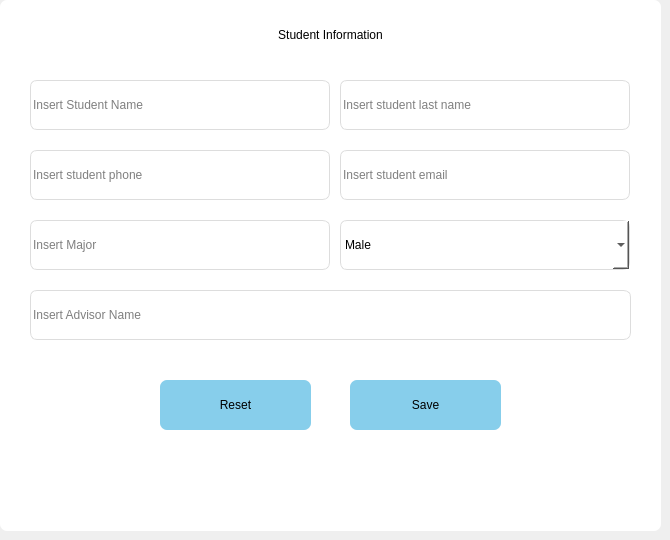
      <widget class="QWidget" name="addStudent">
       <property name="styleSheet">
        <string notr="true"/>
       </property>
       <widget class="QGroupBox" name="addStudentContainer">
        <property name="geometry">
         <rect>
          <x>0</x>
          <y>0</y>
          <width>661</width>
          <height>531</height>
         </rect>
        </property>
        <property name="styleSheet">
         <string notr="true">background-color: white;
border-radius: 7px;</string>
        </property>
        <property name="title">
         <string/>
        </property>
        <widget class="QPushButton" name="saveStudent">
         <property name="geometry">
          <rect>
           <x>350</x>
           <y>380</y>
           <width>151</width>
           <height>50</height>
          </rect>
         </property>
         <property name="font">
          <font>
           <weight>50</weight>
           <bold>false</bold>
          </font>
         </property>
         <property name="styleSheet">
          <string notr="true">background-color: skyblue;
border-radius: 7px;</string>
         </property>
         <property name="text">
          <string>Save</string>
         </property>
        </widget>
        <widget class="QComboBox" name="studentGenderInput">
         <property name="geometry">
          <rect>
           <x>340</x>
           <y>220</y>
           <width>290</width>
           <height>50</height>
          </rect>
         </property>
         <property name="styleSheet">
          <string notr="true">border-radius: 7px;
border: 1px solid #ddd;</string>
         </property>
         <property name="placeholderText">
          <string/>
         </property>
         <item>
          <property name="text">
           <string>Male</string>
          </property>
         </item>
         <item>
          <property name="text">
           <string>Female</string>
          </property>
         </item>
        </widget>
        <widget class="QLineEdit" name="studentEmailInput">
         <property name="geometry">
          <rect>
           <x>340</x>
           <y>150</y>
           <width>290</width>
           <height>50</height>
          </rect>
         </property>
         <property name="styleSheet">
          <string notr="true">border-radius: 7px;
border: 1px solid #ddd;</string>
         </property>
         <property name="placeholderText">
          <string>Insert student email</string>
         </property>
        </widget>
        <widget class="QLineEdit" name="studentNameInput">
         <property name="geometry">
          <rect>
           <x>30</x>
           <y>80</y>
           <width>300</width>
           <height>50</height>
          </rect>
         </property>
         <property name="styleSheet">
          <string notr="true">border-radius: 7px;
border: 1px solid #ddd;</string>
         </property>
         <property name="placeholderText">
          <string>Insert Student Name</string>
         </property>
        </widget>
        <widget class="QLineEdit" name="studentCoursesInput">
         <property name="geometry">
          <rect>
           <x>30</x>
           <y>290</y>
           <width>601</width>
           <height>50</height>
          </rect>
         </property>
         <property name="styleSheet">
          <string notr="true">border-radius: 7px;
border: 1px solid #ddd;</string>
         </property>
         <property name="placeholderText">
          <string>Insert Advisor Name</string>
         </property>
        </widget>
        <widget class="QPushButton" name="resetStudent">
         <property name="geometry">
          <rect>
           <x>160</x>
           <y>380</y>
           <width>151</width>
           <height>50</height>
          </rect>
         </property>
         <property name="font">
          <font>
           <weight>50</weight>
           <bold>false</bold>
          </font>
         </property>
         <property name="styleSheet">
          <string notr="true">background-color: skyblue;
border-radius: 7px;</string>
         </property>
         <property name="text">
          <string>Reset</string>
         </property>
        </widget>
        <widget class="QLineEdit" name="studentAddressInput">
         <property name="geometry">
          <rect>
           <x>30</x>
           <y>220</y>
           <width>300</width>
           <height>50</height>
          </rect>
         </property>
         <property name="styleSheet">
          <string notr="true">border-radius: 7px;
border: 1px solid #ddd;</string>
         </property>
         <property name="placeholderText">
          <string>Insert Major</string>
         </property>
        </widget>
        <widget class="QLineEdit" name="studentLastnameInput">
         <property name="geometry">
          <rect>
           <x>340</x>
           <y>80</y>
           <width>290</width>
           <height>50</height>
          </rect>
         </property>
         <property name="styleSheet">
          <string notr="true">border-radius: 7px;
border: 1px solid #ddd;</string>
         </property>
         <property name="placeholderText">
          <string>Insert student last name</string>
         </property>
        </widget>
        <widget class="QLineEdit" name="studentPhoneInput">
         <property name="geometry">
          <rect>
           <x>30</x>
           <y>150</y>
           <width>300</width>
           <height>50</height>
          </rect>
         </property>
         <property name="styleSheet">
          <string notr="true">border-radius: 7px;
border: 1px solid #ddd;</string>
         </property>
         <property name="placeholderText">
          <string>Insert student phone</string>
         </property>
        </widget>
        <widget class="QLabel" name="addStudentLabel">
         <property name="geometry">
          <rect>
           <x>170</x>
           <y>20</y>
           <width>321</width>
           <height>30</height>
          </rect>
         </property>
         <property name="styleSheet">
          <string notr="true">font: 25 11pt &quot;Ubuntu&quot;;</string>
         </property>
         <property name="text">
          <string>Student Information</string>
         </property>
         <property name="alignment">
          <set>Qt::AlignCenter</set>
         </property>
        </widget>
       </widget>
      </widget>
